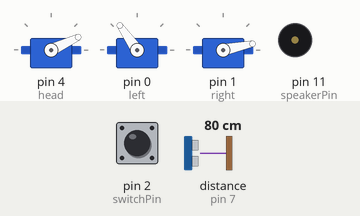
Recording of a sketch running on a simulated Arduino Uno, built with avr-gcc and run on an emulated ATmega328P. Shown: 3 × servo, buzzer (waves = sounding, pin HIGH). Wiring (inferred from the names in the program): ultrasonic range finder: trigger pin 8; echo pin 7. The inputs (shaded band) are chosen by the test bench; at power-on: distance to the obstacle (sensor on pin 7) 80 cm, pin 2 (switchPin) LOW. The echo pulse lasts 58.3 µs per cm; pins used as bus, display or sensor lines are not drawn.

Above: at 1.6 s.
1.7 s: distance to the obstacle (sensor on pin 7) set to 2 cm
At 4.7 s:
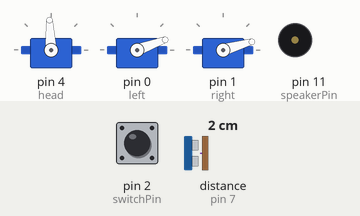
4.9 s: distance to the obstacle (sensor on pin 7) set to 56 cm
8.1 s: distance to the obstacle (sensor on pin 7) set to 66 cm
At 9.9 s:
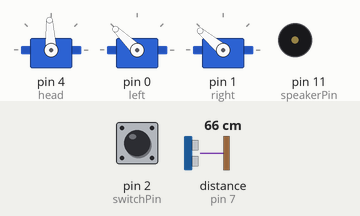
11.3 s: pin 2 (switchPin) pulled HIGH for 1 s
At 14.1 s:
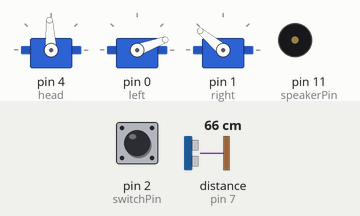
15.5 s: pin 2 (switchPin) pulled HIGH for 3.2 s
At 21.0 s:
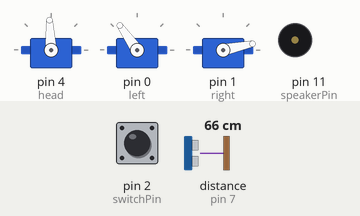
21.9 s: distance to the obstacle (sensor on pin 7) set to 58 cm
At 25.9 s:
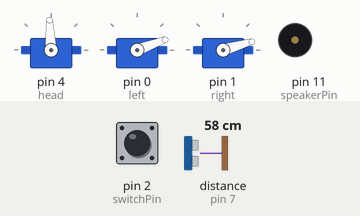
Timing chart, 0 to 26.1 s (numbered marks = the images above; inputs shaded):
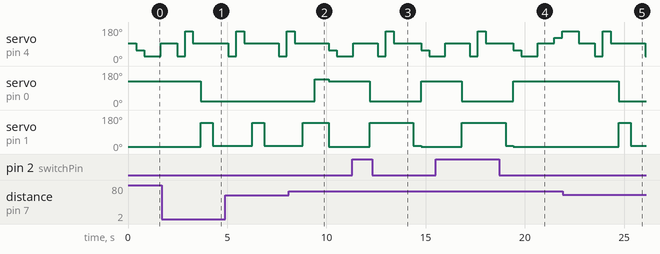

The sketch:

INO_Arduino_Robot.ino
```cpp
// INO ARDUINO ROBOT
// Version: 1.0.9
//Programmer: FoxtoN

#include <Servo.h>
#define echoPin 7 // Echo Pin
#define trigPin 8 // Trigger Pin
long duration, leftdistance, rightdistance, diagonalLdistance, diagonalRdistance, frontdistance, distance; // Duration used to calculate distance

Servo left; //left motor
Servo right; //right motor
Servo head; // Servo "head" with ultrasonic sensor
int switchPin = 2;
int switchState;
int speakerPin = 11;

void setup()
{

  head.attach(4);
  pinMode(trigPin, OUTPUT);
 pinMode(echoPin, INPUT);
 pinMode(switchPin, INPUT);
 pinMode(speakerPin, OUTPUT);
 lookForward();
 frontdistance = scan();
readSwitch();
//Serial.begin(9600); //For debugging
}
void loop()
{

if(switchState == HIGH)
{
 moveBackward();
 delay(400);
 moveStop();
 lookLeft();
 leftdistance = scan();
 lookRight();
 rightdistance = scan();
 lookForward();
 if ( leftdistance < rightdistance)
    {
 moveBackward();
 delay(600);
 moveRight();
 delay(325);
 frontdistance = scan();
 readSwitch();

     }
 else
 {
   moveBackward();
   delay(600);
   moveLeft();
   delay(365);
  frontdistance = scan();
  readSwitch();
}
}
else
{

if((frontdistance > 60) || (frontdistance == 0 )) //If no obstacle ahead, move forward
{
	readSwitch();
   moveForward();
   lookdiagonalL();
   diagonalLdistance = scan();
   checkdiagonalL();        //If approaching wall(side) turn slightly in opposite direction
   readSwitch();
   lookLeft();
   leftdistance = scan();
   checkLeft(); //If approaching wall(side) turn slightly in opposite direction
   readSwitch();
   lookForward();
   frontdistance = scan();
   readSwitch();

   if(switchState == HIGH)  //
{
 moveBackward();
 delay(400);
 moveStop();
 lookLeft();
 leftdistance = scan();
 lookRight();
 rightdistance = scan();
 lookForward();
 if ( leftdistance < rightdistance)
    {
 moveBackward();
 delay(600);
 moveRight();
 delay(325);
 frontdistance = scan();
 readSwitch();

     }
 else
 {
   moveBackward();
   delay(600);
   moveLeft();
   delay(365);
  frontdistance = scan();
  readSwitch();
}
}
else
{

   if((frontdistance > 60) || (frontdistance == 0)) //If no obstacle ahead, move forward
   {
   readSwitch();
   moveForward();
   lookdiagonalR();
   diagonalRdistance = scan();
   checkdiagonalR();        //If approaching wall(side) turn slightly in opposite direction
   readSwitch();
   lookRight();
   rightdistance = scan();
   checkRight(); //If approaching wall(side) turn slightly in opposite direction
   readSwitch();
   }
   else //When approaching wall (Front) (Look left -> look forward -> ping
    {

 moveStop();
 lookLeft();
 leftdistance = scan();
 lookRight();
 rightdistance = scan();
 lookForward();
 if ( leftdistance < rightdistance)
    {
 moveBackward();
 delay(600);
 moveRight();
 delay(325);
 frontdistance = scan();

     }
 else
 {
   moveBackward();
   delay(600);
   moveLeft();
   delay(365);
  frontdistance = scan();
  readSwitch();
 }


 }
   lookForward();
   frontdistance = scan();
 }
}
 else //When approaching wall (Front) (look right -> look forward -> ping)
 {

 moveStop();
 lookLeft();
 leftdistance = scan();
 lookRight();
 rightdistance = scan();
 lookForward();

if ( leftdistance < rightdistance)
 {
 moveBackward();
 delay(600);
 moveRight();
 delay(685);
 frontdistance = scan();
 readSwitch();
 }
 else
 {
   moveBackward();
   delay(600);
   moveLeft();
   delay(735);
  frontdistance = scan();
 }
 }

 }
 }


void moveForward()
{
  left.attach(0);
   right.attach(1);
  left.write(125); //Left servo -> High value = forward
  right.write(12); // Right servo -> Low value = forward
}

void moveforwardSlow()
{
 left.attach(0);
 right.attach(1);
 left.write(125); //Left servo -> High value = forward
 right.write(12); // Right servo -> Low value = forward
}

void moveBackward()
{
   left.attach(0);
 right.attach(1);
  left.write(20); //Left servo -> Low value = backward
  right.write(140); // Right servo -> High value = backward

}

void moveStop()
{
   left.detach();
   right.detach();
}

void stopLeft()
{
  left.detach();
}

void stopRight()
{
 right.detach();
}

void moveLeft()
{
  if(!right.attached())
{
  right.attach(1);
  left.attach(0);
}
  right.write(16);
  left.write(20);
}

void moveRight()
{
 if(!left.attached())
{
  left.attach(0);
  right.attach(1);
}
  left.write(136);
  right.write(140);

}

void lookForward()
{
	 head.write(93);
        delay(400);
}

void lookdiagonalL()
{
        head.write(58);
        delay(400);
}

void lookLeft()
{
        head.write(25);
        delay(400);
}

void lookdiagonalR()
{
        head.write(124);
        delay(400);
}

void lookRight()
{
        head.write(158);
        delay(400);
}

void checkdiagonalL()
{
 if((diagonalLdistance < 40) && (diagonalLdistance != 0)) //If approaching wall(side) move in opposite direction
  {
     stopRight();
     delay(20);
   }
   else
   {
     lookLeft();
     leftdistance = scan();
   }
}

void checkLeft()
{
 if((leftdistance < 40) && (leftdistance != 0)) //If approaching wall(side) move in opposite direction
  {

     stopRight();
     delay(20);
   }
   else
   {
     lookForward();
     frontdistance = scan();
   }
}

void checkdiagonalR()
{
 if((diagonalRdistance < 40) && (diagonalRdistance != 0)) //If approaching wall(side) move in opposite direction
  {

     stopLeft();
     delay(20);
   }
   else
   {
     lookRight();
     rightdistance = scan();
   }
}

void checkRight()
{
  if ((rightdistance < 40) && (rightdistance != 0)) //If approaching wall(side) move in opposite direction
   {
   stopLeft();
   delay(20);
   }
   else
   {
     lookForward();
     frontdistance = scan();
   }
}

void checkFront()
{

}

void readSwitch()
{
switchState = digitalRead(switchPin);
delay(10);
}

long scan() //Scan function that returns long
{
   digitalWrite(trigPin, LOW);
 delayMicroseconds(2);

 digitalWrite(trigPin, HIGH);
 delayMicroseconds(10);

 digitalWrite(trigPin, LOW);
 duration = pulseIn(echoPin, HIGH);

 //Calculate the distance (in cm) based on the speed of sound.
 distance = duration/58.2;
}
```

Measured:
- the behaviour switches between 60 and 61 cm on distance to the obstacle (sensor on pin 7) (found by bisection; images 1 and 2)
- the behaviour switches between 62 and 61 cm on distance to the obstacle (sensor on pin 7) (found by bisection; images 4 and 5)
- after the input at 1.7 s, servo on pin 0 (left): 125° → 20° after 2.0 s; servo on pin 1 (right): 12° → 140° after 2.0 s, → 16° 0.60 s later
- after the input at 8.1 s, servo on pin 0 (left): 20° → 136° after 1.3 s, → 125° 0.71 s later
- after the input at 11.3 s, servo on pin 0 (left): 125° → 20° after 0.87 s, → 125° 2.6 s later; servo on pin 1 (right): 12° → 140° after 0.87 s, → 16° 2.2 s later, → 12° 0.39 s later
- after the input at 15.5 s, servo on pin 0 (left): 125° → 20° after 1.3 s, → 125° 2.6 s later; servo on pin 1 (right): 12° → 140° after 1.3 s, → 16° 2.2 s later, → 12° 0.39 s later
- after the input at 21.9 s, servo on pin 0 (left): 125° → 20° after 2.8 s; servo on pin 1 (right): 12° → 140° after 2.8 s, → 16° 0.60 s later
